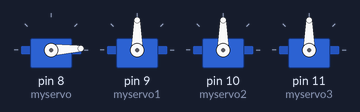
This sketch was run on a simulated Arduino Uno, built with avr-gcc and run on an emulated ATmega328P. Shown: 4 × servo.

Above: at 0.05 s.
At 2.15 s:
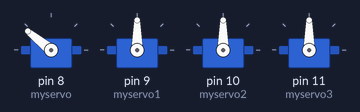
At 3.85 s:
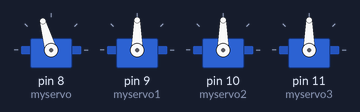
At 7.95 s:
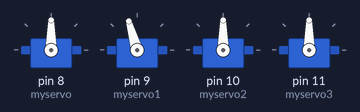
At 12.05 s:
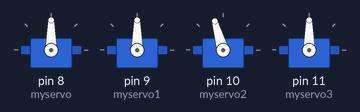
At 16.35 s:
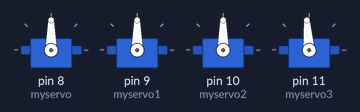
Timing chart, 0 to 21.3 s (numbered marks = the images above):
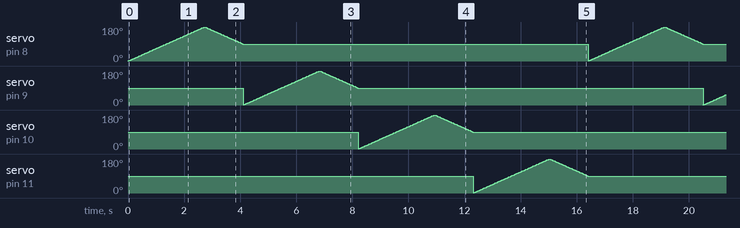

The sketch:

sketch_aug15a.ino
```cpp
#include <Servo.h>

Servo myservo;  // create servo object to control a servo
Servo myservo1;
Servo myservo2;
Servo myservo3;
// twelve servo objects can be created on most boards

int pos = 0;    // variable to store the servo position

void setup() {
  myservo.attach(8);  // attaches the servo on pin 9 to the servo object
   myservo1.attach(9);
    myservo2.attach(10);
    myservo3.attach(11);

}

void loop() {
  for (pos = 0; pos <= 180; pos += 1) { // goes from 0 degrees to 180 degrees
    // in steps of 1 degree
    myservo.write(pos);              // tell servo to go to position in variable 'pos'
    delay(15);                       // waits 15 ms for the servo to reach the position
  }
  for (pos = 180; pos >= 90; pos -= 1) { // goes from 180 degrees to 0 degrees
    myservo.write(pos);              // tell servo to go to position in variable 'pos'
    delay(15);                       // waits 15 ms for the servo to reach the position
  }
    for (pos = 0; pos <= 180; pos += 1) { // goes from 0 degrees to 180 degrees
    // in steps of 1 degree
    myservo1.write(pos);              // tell servo to go to position in variable 'pos'
    delay(15);                       // waits 15 ms for the servo to reach the position
  }
  for (pos = 180; pos >= 90; pos -= 1) { // goes from 180 degrees to 0 degrees
    myservo1.write(pos);              // tell servo to go to position in variable 'pos'
    delay(15);                       // waits 15 ms for the servo to reach the position
  }
    for (pos = 0; pos <= 180; pos += 1) { // goes from 0 degrees to 180 degrees
    // in steps of 1 degree
    myservo2.write(pos);              // tell servo to go to position in variable 'pos'
    delay(15);                       // waits 15 ms for the servo to reach the position
  }
  for (pos = 180; pos >= 90; pos -= 1) { // goes from 180 degrees to 0 degrees
    myservo2.write(pos);              // tell servo to go to position in variable 'pos'
    delay(15);                       // waits 15 ms for the servo to reach the position
  }
    for (pos = 0; pos <= 180; pos += 1) { // goes from 0 degrees to 180 degrees
    // in steps of 1 degree
    myservo3.write(pos);              // tell servo to go to position in variable 'pos'
    delay(15);                       // waits 15 ms for the servo to reach the position
  }
  for (pos = 180; pos >= 90; pos -= 1) { // goes from 180 degrees to 0 degrees
    myservo3.write(pos);              // tell servo to go to position in variable 'pos'
    delay(15);                       // waits 15 ms for the servo to reach the position
  }
}
```
